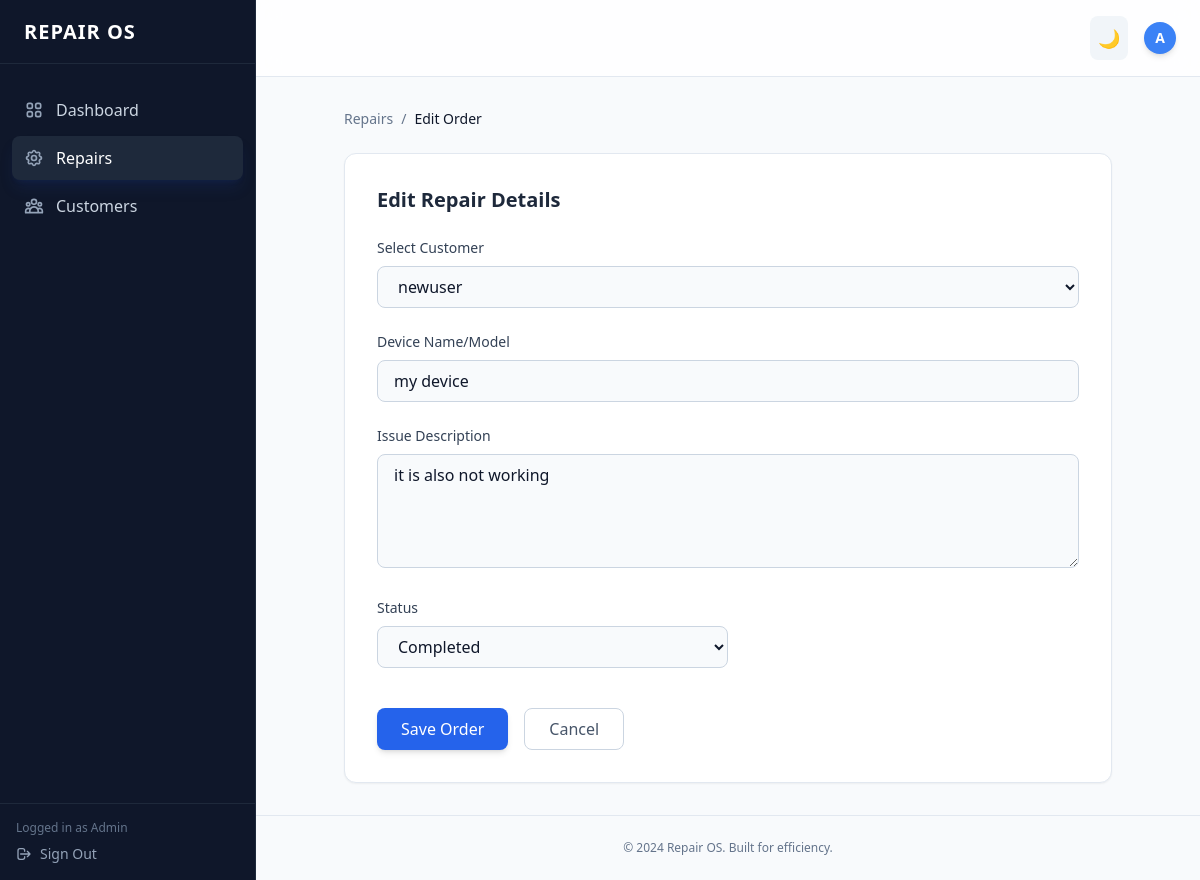
Before: /repairs/edit/4 (signed in) with the older database file.
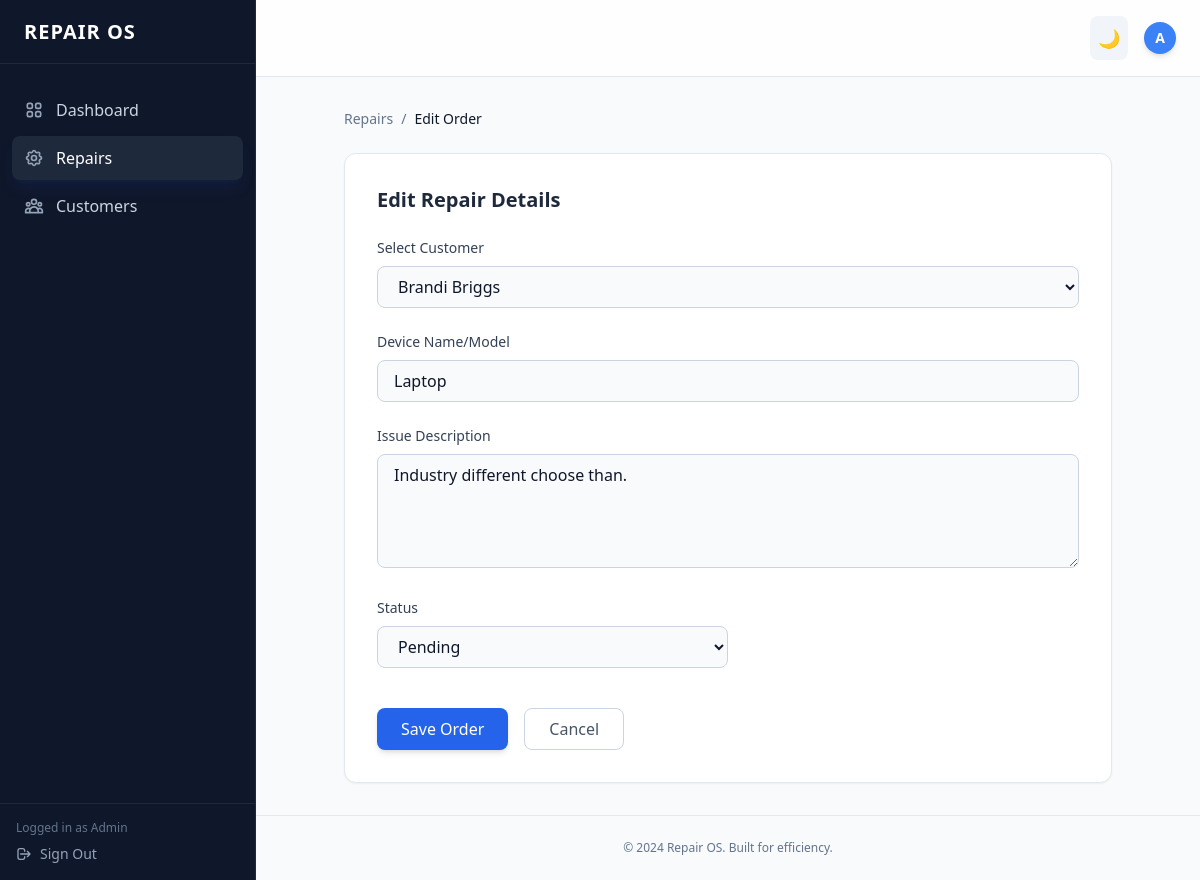
After: the same page with the newer database file.
### app/models/repair.py (models this page shows)
class RepairOrder(db.Model):
    id = db.Column(db.Integer, primary_key=True)
    customer_id = db.Column(db.Integer, db.ForeignKey('customer.id'), nullable=False)
    device = db.Column(db.String(100), nullable=False)
    issue_description = db.Column(db.Text, nullable=False)
    status = db.Column(db.String(50), default='Pending')
    created_at = db.Column(db.DateTime, server_default=db.func.now())
    customer = db.relationship('Customer', backref=db.backref('repair_orders', lazy=True))

### app/models/customer.py (models this page shows)
class Customer(db.Model):
    id = db.Column(db.Integer, primary_key=True)
    name = db.Column(db.String(100), nullable=False)
    email = db.Column(db.String(120), unique=True, nullable=True)
    phone = db.Column(db.String(20), nullable=False)
    created_at = db.Column(db.DateTime, server_default=db.func.now())

### app/routes/repair_order.py (the view, shortened to what this page needs)
@repair_bp.route("/edit/<int:id>", methods=["GET", "POST"])
def edit_repair(id):
    if "user_id" not in session:
        return redirect(url_for("auth.login"))
    repair = RepairOrder.query.get_or_404(id)
    customers = Customer.query.all()
    return render_template("repairs/form.html", repair=repair, customers=customers, action="Edit")

### app/templates/repairs/form.html (shortened to what this page needs)
{% extends "base.html" %}
{% block content %}
<div class="max-w-3xl mx-auto space-y-6">
    <nav class="flex text-sm text-slate-500">
        <a href="{{ url_for('repair.list_repairs') }}" class="hover:text-blue-500">Repairs</a>
        <span class="mx-2">/</span>
        <span class="text-slate-900 dark:text-white font-medium">{{ action }} Order</span>
    </nav>
    <div class="bg-white dark:bg-slate-900 p-8 rounded-xl shadow-sm border border-slate-200 dark:border-slate-800">
        <h2 class="text-xl font-bold mb-6 text-slate-800 dark:text-white">{{ action }} Repair Details</h2>
        <form method="post" class="space-y-6">
            <div>
                <label class="block text-sm font-medium text-slate-700 dark:text-slate-300 mb-2">Select Customer</label>
                <select name="customer_id" required class="w-full px-4 py-2 rounded-lg border border-slate-300 dark:border-slate-700 bg-slate-50 dark:bg-slate-800 focus:ring-2 focus:ring-blue-500 outline-none dark:text-white">
                    {% for c in customers %}
                    <option value="{{ c.id }}" {% if repair and repair.customer_id == c.id %}selected{% endif %}>
                        {{ c.name }}
                    </option>
                    {% endfor %}
                </select>
            </div>
            <div>
                <label class="block text-sm font-medium text-slate-700 dark:text-slate-300 mb-2">Device Name/Model</label>
                <input name="device" type="text" required value="{{ repair.device if repair else '' }}"
                       placeholder="e.g. iPhone 13 Pro Max"
                       class="w-full px-4 py-2 rounded-lg border border-slate-300 dark:border-slate-700 bg-slate-50 dark:bg-slate-800 focus:ring-2 focus:ring-blue-500 outline-none dark:text-white">
            </div>
            <div>
                <label class="block text-sm font-medium text-slate-700 dark:text-slate-300 mb-2">Issue Description</label>
                <textarea name="issue_description" rows="4" required placeholder="Describe the problem..."
                          class="w-full px-4 py-2 rounded-lg border border-slate-300 dark:border-slate-700 bg-slate-50 dark:bg-slate-800 focus:ring-2 focus:ring-blue-500 outline-none dark:text-white">{{ repair.issue_description if repair else '' }}</textarea>
            </div>
            <div>
                <label class="block text-sm font-medium text-slate-700 dark:text-slate-300 mb-2">Status</label>
                <select name="status" class="w-full md:w-1/2 px-4 py-2 rounded-lg border border-slate-300 dark:border-slate-700 bg-slate-50 dark:bg-slate-800 focus:ring-2 focus:ring-blue-500 outline-none dark:text-white">
                    <option {% if repair and repair.status == 'Pending' %}selected{% endif %}>Pending</option>
                    <option {% if repair and repair.status == 'Completed' %}selected{% endif %}>Completed</option>
                </select>
            </div>
            <div class="pt-4 flex gap-4">
                <button type="submit" class="bg-blue-600 hover:bg-blue-700 text-white px-6 py-2 rounded-lg font-medium transition shadow-md">
                    Save Order
                </button>
                <a href="{{ url_for('repair.list_repairs') }}" class="px-6 py-2 rounded-lg border border-slate-300 dark:border-slate-700 text-slate-600 dark:text-slate-400 hover:bg-slate-50 dark:hover:bg-slate-800 transition">
                    Cancel
                </a>
            </div>
        </form>
    </div>
</div>
{% endblock %}

Changed rows visible on the page:
changed RepairOrder: customer_id "newuser" → "Brandi Briggs"; device "my device" → "Laptop"; issue_description "it is also not working" → "Industry different choose than."; status "Completed" → (not shown)
Other visible differences:
form field status: (not shown) → "Pending"
